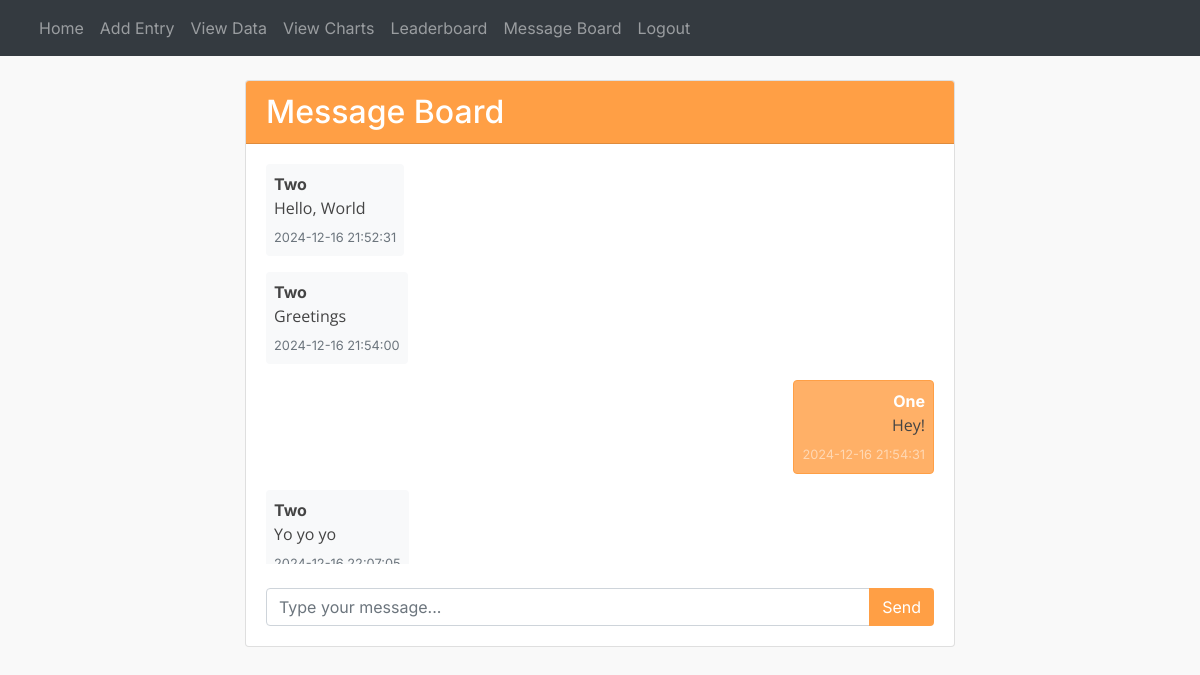
Screenshot of /message_board (signed in) with the database file from the repository.
### website/models.py (models this page shows)
class User(db.Model, UserMixin):
    id = db.Column(db.Integer, primary_key=True)
    email = db.Column(db.String(150), unique=True)
    password = db.Column(db.String(150))
    first_name = db.Column(db.String(150))
    entries = db.relationship('Entry')
    messages = db.relationship('Message', backref='author', lazy=True)

class Message(db.Model):
    id = db.Column(db.Integer, primary_key=True)
    content = db.Column(db.Text, nullable=False)
    timestamp = db.Column(db.DateTime, default=datetime.datetime.utcnow)
    user_id = db.Column(db.Integer, db.ForeignKey('user.id'), nullable=False)

### website/views.py (the view)
@views.route('/message_board')
@login_required
def message_board():
    messages = Message.query.order_by(Message.timestamp.asc()).all()
    print(f"Found {len(messages)} messages")  # Debug print
    serialized_messages = []
    for message in messages:
        serialized_messages.append({
            'id': message.id,
            'content': message.content,
            'user_id': message.user_id,
            'username': message.author.first_name,
            'timestamp': message.timestamp.strftime('%Y-%m-%d %H:%M:%S')
        })
        print(f"Serialized message: {serialized_messages[-1]}")  # Debug print
    return render_template('message_board.html', messages=serialized_messages, user=current_user)

### website/__init__.py (called while the page is built)
@event.listens_for(Engine, "connect")
def set_sqlite_pragma(dbapi_connection, connection_record):
    if isinstance(dbapi_connection, sqlite3.Connection):
        cursor = dbapi_connection.cursor()
        cursor.execute("PRAGMA foreign_keys=ON")
        cursor.close()

def create_app():
    app = Flask(__name__)
    app.config['DEBUG'] = True
    app.config['SECRET_KEY'] = 'chenburger'
    app.config['SQLALCHEMY_DATABASE_URI'] = f'sqlite:///{DB_NAME}'
    app.config['SQLALCHEMY_TRACK_MODIFICATIONS'] = False
    db.init_app(app)
    migrate = Migrate(app, db)
    socketio.init_app(app)
    from .views import views
    from .auth import auth
    app.register_blueprint(auth, url_prefix='/')
    app.register_blueprint(views, url_prefix='/')
    from .models import User, Entry
    with app.app_context():
        db.create_all()
    login_manager = LoginManager()
    login_manager.login_view = 'auth.login'
    login_manager.init_app(app)
    @login_manager.user_loader
    def load_user(id):
        return User.query.get(int(id))
    return app

### website/templates/message_board.html (shortened to what this page needs)
{% extends "base.html" %}
{% block content %}
<div class="container mt-4">
    <div class="row">
        <div class="col-md-8 mx-auto">
            <div class="card">
                <div class="card-header" style="background-color: #FF9F45; color: white;">
                    <h2 class="mb-0">Message Board</h2>
                </div>
                <div class="card-body">
                    <div id="message-container" class="mb-4" style="height: 400px; overflow-y: auto;">
                        {% for message in messages %}
                        <div class="message mb-3 {% if message.user_id == current_user.id %}text-right{% endif %}">
                            <div class="d-inline-block p-2 rounded {% if message.user_id == current_user.id %}bg-orange text-white{% else %}bg-light{% endif %}"
                                 style="{% if message.user_id == current_user.id %}background-color: #FFB067; border: 1px solid #FF9F45;{% endif %}">
                                <strong>{{ message.username }}</strong>
                                <p class="mb-1">{{ message.content }}</p>
                                <small class="{% if message.user_id == current_user.id %}text-white-50{% else %}text-muted{% endif %}" data-timestamp="{{ message.timestamp }}">{{ message.timestamp }}</small>
                            </div>
                        </div>
                        {% endfor %}
                    </div>
                    <form id="message-form" class="mt-3">
                        <div class="input-group">
                            <input type="text" id="message-input" class="form-control" placeholder="Type your message...">
                            <div class="input-group-append">
                                <button class="btn text-white" type="submit" style="background-color: #FF9F45;">Send</button>
                            </div>
                        </div>
                    </form>
                </div>
            </div>
        </div>
    </div>
</div>
{% endblock %}

### website/static/styles.css (style rules this page uses)
body { font-family: 'Inter', -apple-system, BlinkMacSystemFont, 'Segoe UI', Roboto, Oxygen, Ubuntu, Cantarell, sans-serif; color: #444; background-color: #f9f9f9; }
p { font-family: 'Open Sans', -apple-system, BlinkMacSystemFont, 'Segoe UI', Roboto, sans-serif; font-size: 16px; line-height: 1.5; color: #444; margin-bottom: 1em; }

### rows the page displays
User: username "Two" "Two" "Two"
Message: content "Hello, World"
Message: content "Greetings"
User: username "One"
Message: content "Hey!"
Message: content "Yo yo yo"

### other values shown
{{ message.timestamp }} "2024-12-16 21:52:31" "2024-12-16 21:54:00" "2024-12-16 21:54:31"
